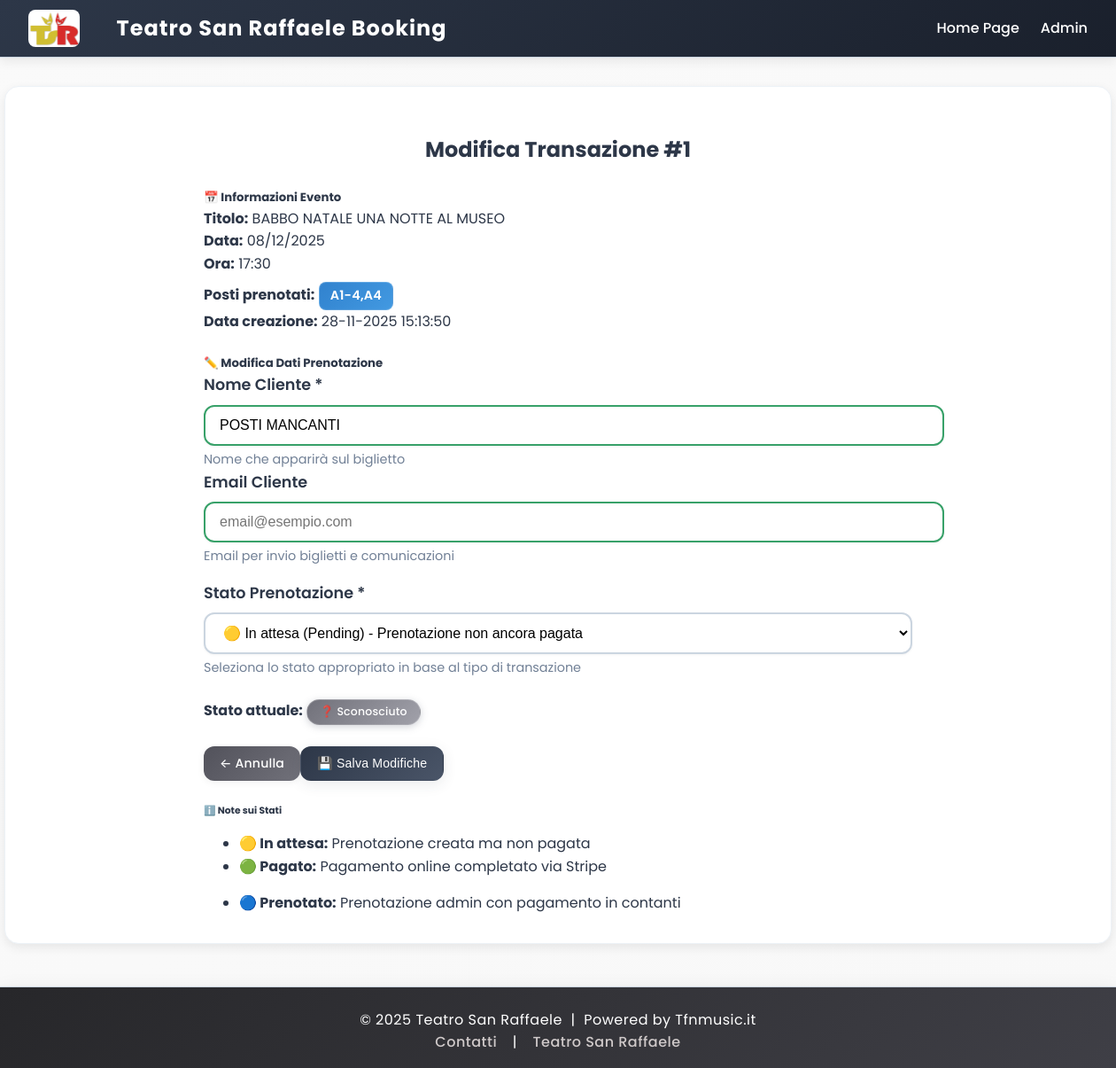
The page /edit_transaction/1 (signed in) on the database as committed earlier.
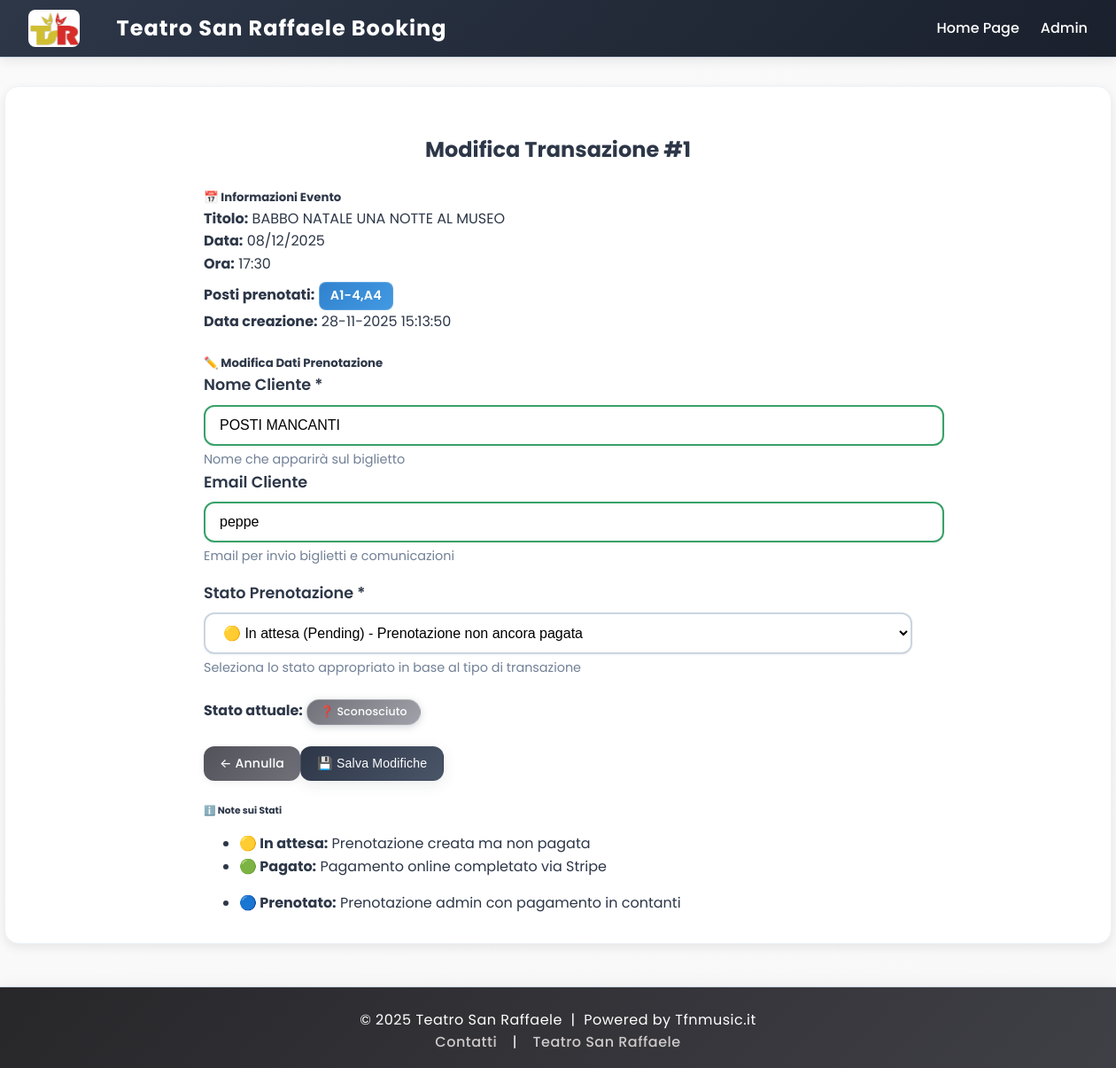
The same page on the database as committed later.
### tables this page shows
CREATE TABLE bookings (
    id INTEGER PRIMARY KEY AUTOINCREMENT,
    event_id INTEGER NOT NULL,
    name TEXT NOT NULL,
    email TEXT NOT NULL,
    seats TEXT NOT NULL,          -- posti separati da , 
    status REAL DEFAULT 0 , -- 0=libero, 1=pending ,2 = acquistato , 3 = validato
    created_at TEXT NOT NULL,
    FOREIGN KEY(event_id) REFERENCES events(id)
);

### app.py (the view, shortened to what this page needs)
@app.route('/edit_transaction/<int:booking_id>', methods=['GET', 'POST'])
@login_required
def edit_transaction(booking_id):
    booking = get_booking_by_id(booking_id)
    if not booking:
        flash('Prenotazione non trovata.', 'error')
        return redirect(url_for('dashboard'))
    event = get_event_by_id(booking['event_id'])
    if not event:
        flash('Evento non trovato.', 'error')
        return redirect(url_for('dashboard'))
    return render_template('edit_transaction.html', booking=booking, event=event)

### app.py (called while the page is built)
@app.context_processor
def inject_now():
    return {'now': datetime.now}

### auth.py (called while the page is built)
def login_required(f):
    @wraps(f)
    def decorated_function(*args, **kwargs):
        if session.get('logged_in') != True:
            return redirect(url_for('admin'))
        return f(*args, **kwargs)
    return decorated_function

### database.py (called while the page is built)
def get_db():
    conn = sqlite3.connect(DB_PATH)
    conn.row_factory = sqlite3.Row
    return conn

def get_event_by_id(event_id):
    conn = get_db()
    event = conn.execute('SELECT * FROM events WHERE id=?', (event_id,)).fetchone()
    conn.close()
    return event

def get_booking_by_id(booking_id):
    conn = get_db()
    booking = conn.execute('SELECT * FROM bookings WHERE id=?', (booking_id,)).fetchone()
    conn.close()
    return booking

### templates/edit_transaction.html (shortened to what the changed rows need)
{% extends 'base.html' %}
{% block content %}
<div class="container-fluid">
    <div class="row justify-content-center">
        <div class="col-md-8">
            <h2 class="text-center mb-4">Modifica Transazione #{{ booking.id }}</h2>
            <div class="card mb-4">
                <div class="card-header">
                </div>
                <div class="card-body">
                    <div class="row mt-2">
                        <div class="col-md-6">
                            <strong>Posti prenotati:</strong> <span class="badge badge-info">{{ booking.seats }}</span>
                        </div>
                        <div class="col-md-6">
                            <strong>Data creazione:</strong> {{ booking.created_at }}
                        </div>
                    </div>
                </div>
            </div>
            <div class="card">
                <div class="card-header">
                </div>
                <div class="card-body">
                    <form method="post">
                        <div class="row mb-3">
                            <div class="col-md-6">
                                <label for="name" class="form-label">Nome Cliente *</label>
                                <input type="text" class="form-control" id="name" name="name" value="{{ booking.name }}"
                                    required maxlength="100" placeholder="Nome completo del cliente">
                                <div class="form-text">Nome che apparirà sul biglietto</div>
                            </div>
                            <div class="col-md-6">
                                <label for="email" class="form-label">Email Cliente</label>
                                <input type="text" class="form-control" id="email" name="email"
                                    value="{{ booking.email }}" maxlength="200" placeholder="email@esempio.com">
                                <div class="form-text">Email per invio biglietti e comunicazioni</div>
                            </div>
                        </div>
                    </form>
                </div>
            </div>
            <div class="card mt-4">
                <div class="card-header">
                </div>
                <div class="card-body">
                </div>
            </div>
        </div>
    </div>
</div>
{% endblock %}

Rows that differ between the two databases and show on the page:
changed bookings "POSTI MANCANTI": email (not shown) → "peppe"
